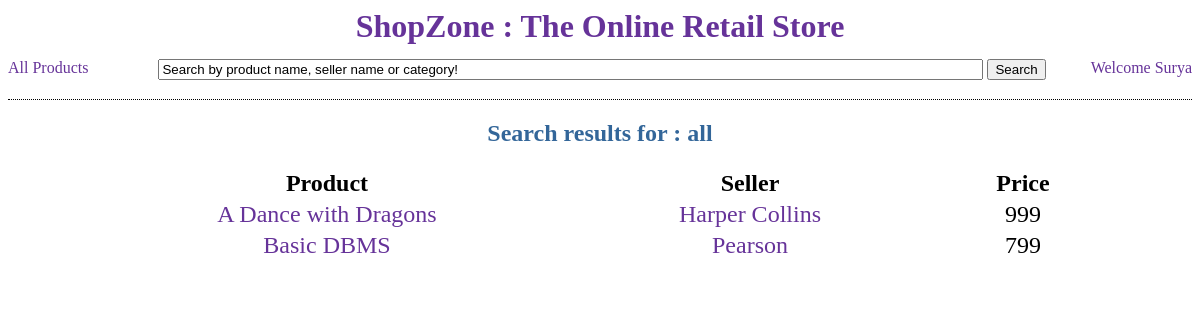
Screenshot of /shop/by_search/all/ with the database file from the repository.
### store/models.py (models this page shows, shortened)
class Product(models.Model):
    product_name = models.CharField(max_length=30)
    number_sold = models.IntegerField(default=0)
    price = models.IntegerField(default=0)
    description = models.CharField(max_length=50)
    category = models.ForeignKey(SubCategory)
    seller = models.ForeignKey(Seller)

class Seller(models.Model):
    seller_name = models.CharField(max_length=15)
    address = models.CharField(max_length=50)
    def __str__(self):
        return self.seller_name

### store/views.py (the view)
# urls.py: url(r'^by_search/(?P<sub_category>\w+)/$', views.search),
def search(request, sub_category): ##T2 done.
    try:
        if user is None:
            return HttpResponseRedirect('/shop/login/')
    except:
        return HttpResponseRedirect('/shop/login/')
    products = Product.objects.all().order_by('product_name')
    pattern = ""
    for i in sub_category:
        pattern += '[' + i.lower() + i.upper() + ']'
    all_products_list = []
    for i in products:
        if check_match(pattern, i) == True:
            all_products_list.append(i)
    if sub_category == "all":
        all_products_list = Product.objects.all()
    context = {'all_products_list':all_products_list,
               'product_category':sub_category,
               'from_search':True,
               'user':user}
    return render(request, 'store/by_search.html', context)

### store/views.py (called while the page is built)
def check_match(pattern, i): ## T2 Done.
    if re.search(pattern, i.product_name) is not None:
        return True
    if re.search(pattern, i.seller.seller_name) is not None:
        return True
    if re.search(pattern, i.category.category.category_name) is not None:
        return True
    if re.search(pattern, i.category.sub_category_name) is not None:
        return True
    return False

### store/templates/store/by_search.html (shortened to what this page needs)
<html>
	<head>
	</head>
	{% include "store/top.html" %}
		<div>
			<h2 align="center" style="color:#336699">
			{% if from_search %}
				Search results for : {{ product_category }}
			{% else %}
				Category : {{ product_category }}
			{% endif %} </h2>
		</div>
		<div style="font-size:1.5em;">
			{% if all_products_list %}
				<table align="center" style="font-size:1em;" border=0>
					<tr align="center">
						<th style="width:500px;">Product</th>
						<th style="padding-left:20px; width:300px;">Seller</th>
						<th style="padding-left:20px; width:200px;">Price</th>
					</tr>
					{% for product in all_products_list %}
						<tr align="center">
							<td> <a href="/shop/{{ product.id }}/"><div class="linkdiv">{{ product.product_name }}</a></div></td>
							<td style="padding-left:20px"><a href="/shop/seller/{{ product.seller.pk }}/"><div class="linkdiv">{{ product.seller }}</a></div></td>
							<td style="padding-left:20px"> {{ product.price }} </td>
						</tr>
					{% endfor %}
			{% else %}
				<p>No products are available.</p>
			{% endif %}
	{% include "store/bottom.html" %}

### store/templates/store/top.html (shortened to what this page needs)
<body link="#663399" vlink="#663399" alink="#808080">
	<div class="headdiv">
		<h1><a href="/" class="title">ShopZone : The Online Retail Store</a></h1>
	</div>
	<div class="headdiv2">
		<div align="left" style="float:left">
			<a href="/shop/by_search/all/">All Products</a>
		</div>
		<div align="centre" style="float:left; margin-left:70px;">
			<form action="/shop/by_search/" method="POST">
				<input type="text" name="product" value="Search by product name, seller name or category!" size="100px"/>
				<input type="submit" value="Search"/>
			</form>
		</div>
		<div align="left" style="float:right">
			Welcome <a href="/shop/my_orders/"> {{ user.username }} </a>
		</div>
	</div>

### store/templates/store/style.html (style rules this page uses)
a:link { text-decoration:none }
.headdiv { height:1px; width:100%; font-size:1em; text-align:center; color:#663399; padding-bottom:30px; margin-bottom:20px; }
.headdiv2 { height:10px; width:100%; font-size:1em; text-align:center; color:#663399; border-bottom:1px dotted black; padding-bottom:30px; margin-bottom:20px; }

### rows the page displays
Product: product_name "A Dance with Dragons", seller "Harper Collins", price "999"
Product: product_name "Basic DBMS", seller "Pearson", price "799"

### other values shown
{{ user.username }} "Surya"
{{ product_category }} "all"
